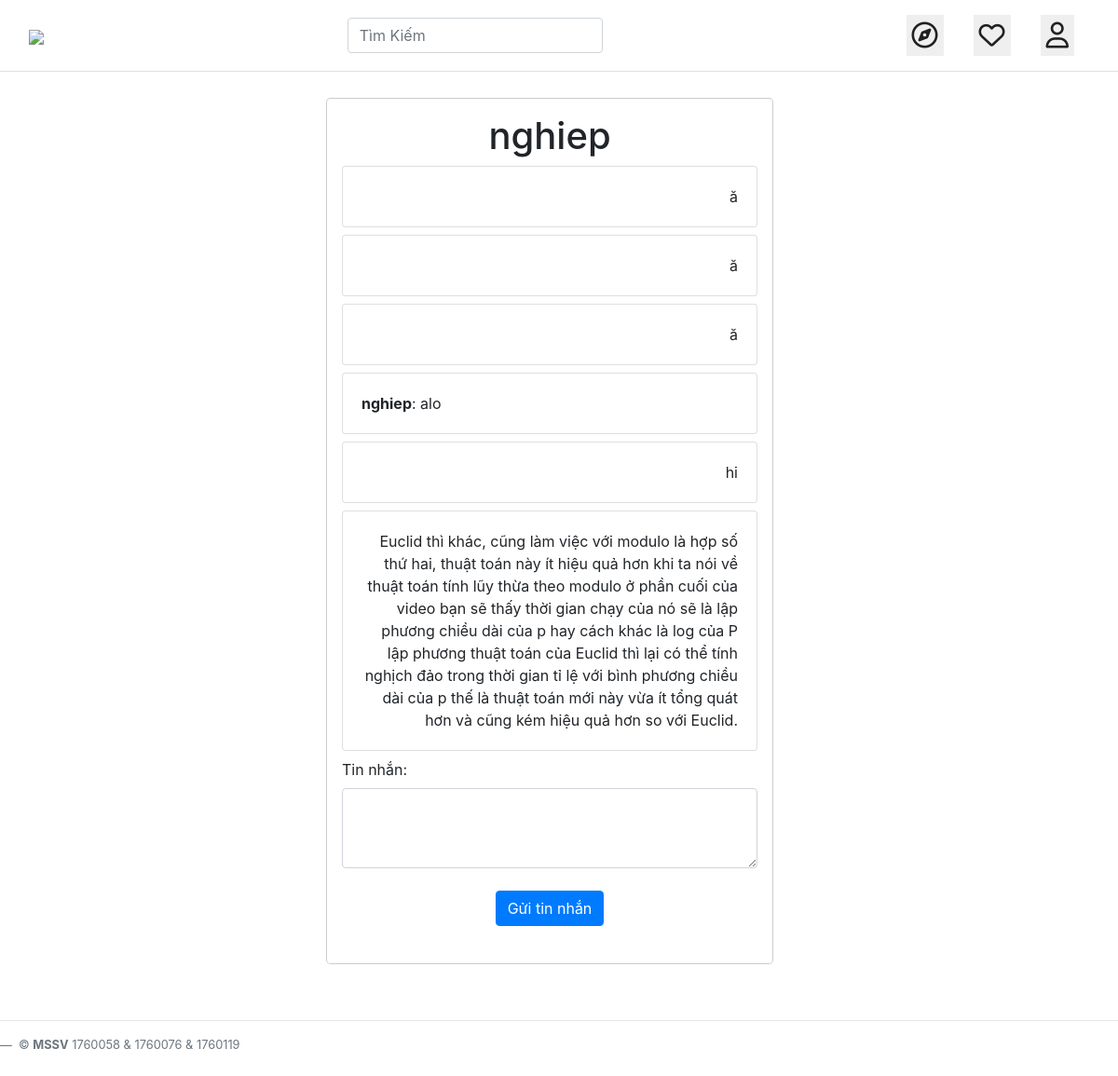
/conversation.php?id=49 (signed in), run on the app's committed database.
### tables this page shows
CREATE TABLE `users` (
  `id` int(11) NOT NULL,
  `fullname` varchar(255) NOT NULL,
  `phone` varchar(20) NOT NULL,
  `email` varchar(255) NOT NULL,
  `password` varchar(60) NOT NULL,
  `hasAvatar` int(11) DEFAULT 0,
  `status` int(11) DEFAULT 1,
  `code` varchar(16) NOT NULL,
  `code2` varchar(16) NOT NULL
);

CREATE TABLE `messages` (
  `id` int(11) NOT NULL,
  `content` text NOT NULL,
  `userId1` int(11) NOT NULL,
  `userId2` int(11) NOT NULL,
  `type` int(11) NOT NULL,
  `createdAt` timestamp NOT NULL DEFAULT current_timestamp() ON UPDATE current_timestamp()
);

### functions.php (called while the page is built, shortened)
<?php
function findUserById($id) {
  global $db;
  $stmt = $db->prepare("SELECT * FROM users WHERE id = ?");
  $stmt->execute(array($id));
  $user = $stmt->fetch(PDO::FETCH_ASSOC);
  return $user;
}
function getMessagesWithUserId($userId1, $userId2) {
  global $db;
  $stmt = $db->prepare("SELECT * FROM messages WHERE userId1 = ? AND userId2 = ? ORDER BY createdAt");
  $stmt->execute(array($userId1, $userId2));
  return $stmt->fetchAll(PDO::FETCH_ASSOC);
}
?>

### init.php (called while the page is built, shortened)
<?php
require_once('functions.php');
if (isset($_SESSION['userId'])) {
    $currentUser = findUserById($_SESSION['userId']);
  }

### conversation.php (the view, shortened to what this page needs)
<?php
require_once 'init.php';
$messages = getMessagesWithUserId($currentUser['id'], $_GET['id']);
$user = findUserById($_GET['id']);
?>
<?php include 'InHeader.php' ?>
<div class="modal-dialog" role="document">
<div class="modal-content" style="width: 40vw;">
<div class="modal-body">
<div style="text-align: center;">
<h1> <?php echo $user['fullname'] ?></h1>
</div>
<?php foreach ($messages as $message) : ?>
<div class="card" style="margin-bottom: 8px; left">
  <div class="card-body">
    <?php if ($message['type'] == 1) : ?>
    <p class="card-text">
      <strong><?php echo $user['fullname'] ?></strong>:
      <?php echo $message['content'] ?>
    </p>
    <?php else: ?>
    <p class="card-text text-right">
      <?php echo $message['content'] ?>
    </p>
    <?php endif; ?>
  </div>
</div>
<?php endforeach; ?>
<form method="POST">
  <div class="form-group">
    <label for="content">Tin nhắn:</label>
    <textarea class="form-control" id="content" name="content" rows="3"></textarea>
  </div>
  <div style="text-align: center; padding-bottom: 2vw; margin-top: 2vw">
  <button type="submit" class="btn btn-primary">Gửi tin nhắn</button>
  </div>
</form>
</div>
</div>
</div>
<?php include 'footer.php' ?>

### CSS/style.css (style rules this page uses)
body { font-family: Arial, Helvetica, sans-serif; margin: auto; }

### data on the page
users: fullname "nghiep"
messages: content "ă"
messages: content "ă"
messages: content "ă"
messages: content "alo"
messages: content "hi"
messages: content "Euclid thì khác, cũng làm việc với modulo là hợp số thứ hai, thuật toán này ít hiệu quả hơn khi ta nói về thuật toán tính lũy thừa theo modulo ở phần cuối của video bạn sẽ thấy thời gian chạy của nó sẽ là lập phương chiều dài của p hay cách khác là log của P lập phương thuật toán của Euclid thì lại có thể tính nghịch đảo trong thời gian tỉ lệ với bình phương chiều dài của p thế là thuật toán mới này vừa ít tổng quát hơn và cũng kém hiệu quả hơn so với Euclid."
